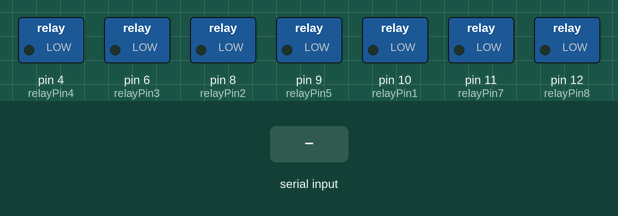
The sketch below on a simulated Arduino Uno, built with avr-gcc and run on an emulated ATmega328P. Parts: switched loads named in the sketch (green lamp = pin HIGH). Inputs (shaded band) come from the test bench. What the sketch prints to the serial monitor is not drawn.

Above: at 1.2 s.
1.3 s: "q" received over Serial
At 2.1 s:
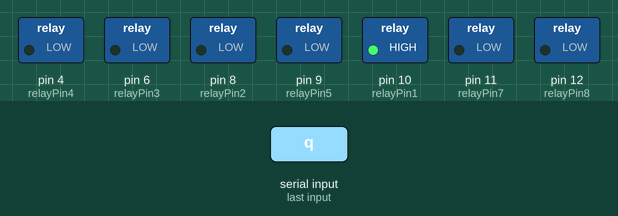
2.8 s: "w" received over Serial
At 3.3 s:
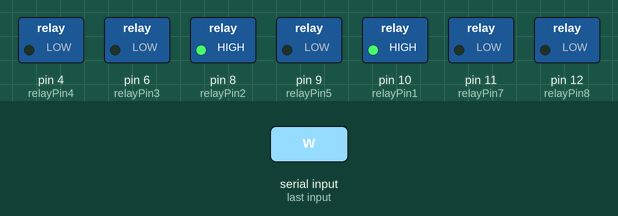
4.3 s: "a" received over Serial
At 5.5 s:
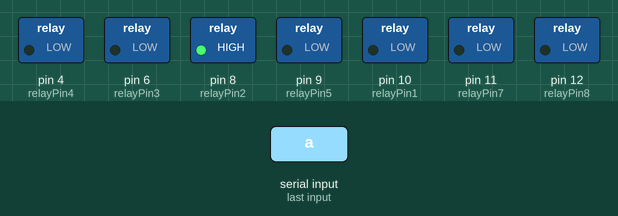
5.8 s: "e" received over Serial
At 6.8 s:
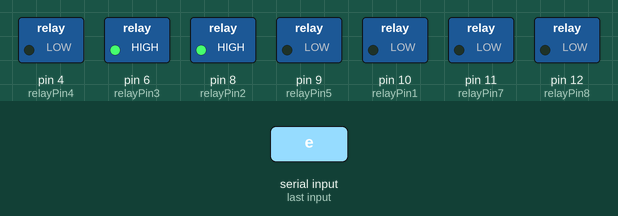
7.3 s: "s" received over Serial
At 7.9 s:
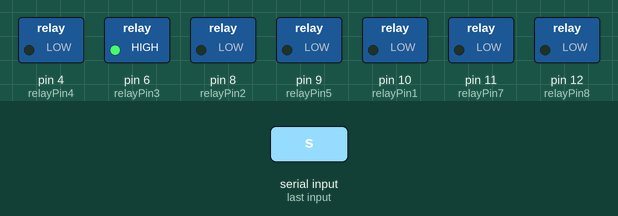
8.8 s: "r" received over Serial
At 10.2 s:
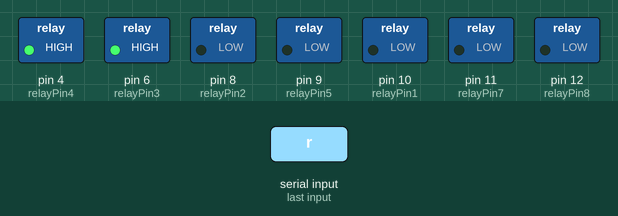
Timing chart, 0 to 11.3 s (numbered marks = the images above; inputs shaded):
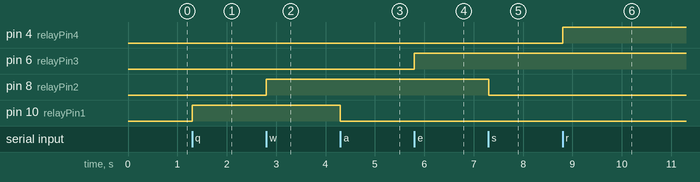

The sketch:

Relay_on_off.ino
```cpp
// (licence header left out)
#define serialno 001
#define firmver "1.0b"
#define boardtype 1   //select boardtype....

#if boardtype==1  //standrad  4ch
#define relayPin1  10
#define relayPin2  8
#define relayPin3  6
#define relayPin4  4
#define relayPin5  9      //only 8ch
#define relayPin6  10     //only 8ch
#define relayPin7  11     //only 8ch
#define relayPin8  12     //only 8ch

#elif boardtype==2  //njp  4ch
#define relayPin1  9
#define relayPin2  10
#define relayPin3  11
#define relayPin4  12
#define relayPin5  5      //only 8ch
#define relayPin6  6      //only 8ch
#define relayPin7  7      //only 8ch
#define relayPin8  8      //only 8ch

#elif boardtype==3  //standrad  8ch
#define relayPin1  5
#define relayPin2  6
#define relayPin3  7
#define relayPin4  8
#define relayPin5  9
#define relayPin6  10
#define relayPin7  11
#define relayPin8  12
#endif

int statusPin1 = 0;
int statusPin2 = 0;
int statusPin3 = 0;
int statusPin4 = 0;
int statusPin5 = 0;
int statusPin6 = 0;
int statusPin7 = 0;
int statusPin8 = 0;
int delayTime = 100;

char Key1_0 = 'q';
char Key1_1 = 'a';
char Key2_0 = "w";
char Key2_1 = "s";
char Key3_0 = "q";
char Key3_1 = "d";
char Key4_0 = "r";
char Key4_1 = "f";
char Key5_0 = 't';
char Key5_1 = 'g';
char Key6_0 = "y";
char Key6_1 = "h";
char Key7_0 = "u";
char Key7_1 = "j";
char Key8_0 = "i";
char Key8_1 = "k";

void setup() {
  // put your setup code here, to run once:
Serial.begin(9600);
  pinMode(relayPin1, OUTPUT);
  pinMode(relayPin2, OUTPUT);
  pinMode(relayPin3, OUTPUT);
  pinMode(relayPin4, OUTPUT);
  pinMode(relayPin5, OUTPUT);      //only 8ch
  pinMode(relayPin6, OUTPUT);      //only 8ch
  pinMode(relayPin7, OUTPUT);      //only 8ch
  pinMode(relayPin8, OUTPUT);      //only 8ch
}

void loop()
{
while(!Serial.available()); //시리얼로 데이터 들어올 때까지 대기
char com = Serial.read(); //들어온 데이터를 변수 com에 저장

if (boardtype==1 or boardtype==2) {
    switch(com) {
      case 'q':
      digitalWrite(relayPin1, 1) ;  statusPin1 = 1;
      delay(delayTime);
       break;
       case 'a':
       digitalWrite(relayPin1, 0) ; statusPin1 = 0;
      delay(delayTime);
       break;
       case 'w':
      digitalWrite(relayPin2, 1) ; statusPin2 = 1;
      delay(delayTime);
       break;
       case 's':
       digitalWrite(relayPin2, 0) ; statusPin2 = 0;
      delay(delayTime);
       break;
       case 'e':
       digitalWrite(relayPin3, 1) ; statusPin3 = 1;
      delay(delayTime);
       break;
       case 'd':
       digitalWrite(relayPin3, 0) ; statusPin3 = 0;
      delay(delayTime);
       break;
       case 'r':
       digitalWrite(relayPin4, 1) ; statusPin4 = 1;
      delay(delayTime);
       break;
       case 'f':
       digitalWrite(relayPin4, 0) ; statusPin4 = 0;
      delay(delayTime);
       break;
    }
  }
else {
  switch(com) {
   case 'q':
   digitalWrite(5, 1) ;  statusPin1 = 1;
   delay(100);
   break;
   case 'a':
   digitalWrite(5, 0) ;  statusPin1 = 0;
   delay(100);
   break;
   case 'w':
   digitalWrite(6, 1) ;   statusPin2 = 1;
   delay(100);
   break;
   case 's':
   digitalWrite(6, 0) ;  statusPin2 = 0;
   delay(5);
   break;
   case 'x':
   digitalWrite(6, 1) ;   statusPin2 = 1;
   delay(100);
   digitalWrite(6, 0) ;   statusPin2 = 0;
   delay(100);
   break;
   case 'e':
   digitalWrite(7, 1) ;   statusPin3 = 1;
   delay(100);
   break;
   case 'd':
   digitalWrite(7, 0) ; statusPin3 = 0;
   delay(100);
   break;
   case 'r':
   digitalWrite(8, 1) ;   statusPin4 = 1;
   delay(100);
   break;
   case 'f':
   digitalWrite(8, 0) ;  statusPin4 = 0;
   delay(100);
   break;

   case 't':
   digitalWrite(9, 1) ;   statusPin5 = 1;
   delay(100);
   break;
   case 'g':
   digitalWrite(9, 0) ;  statusPin5 = 0;
   delay(100);
   break;
   case 'y':
   digitalWrite(10, 1) ;   statusPin6 = 1;
   delay(100);
   digitalWrite(10, 0) ;  statusPin6 = 0;
   delay(10);
   break;
   case 'h':
   digitalWrite(10, 0) ; statusPin6 = 0;
   delay(100);
   break;
   case 'u':
   digitalWrite(11, 1) ;   statusPin7 = 1;
   delay(100);
   digitalWrite(11, 0) ;  statusPin7 = 0;
   delay(10);
   break;
   case 'j':
   digitalWrite(11, 0) ;  statusPin7 = 0;
   delay(100);
   break;
   case 'i':
   digitalWrite(12, 1) ; statusPin8 = 1;
   delay(500);
   digitalWrite(12, 0) ; statusPin8 = 0;
   delay(10);
   break;
   case 'k':
   digitalWrite(12, 0) ; statusPin8 = 0;
   delay(500);
   break;
}
}

Serial.print("(");
Serial.print(statusPin1);
Serial.print(",");
Serial.print(statusPin2);
Serial.print(",");
Serial.print(statusPin3);
Serial.print(",");
Serial.print(statusPin4);
Serial.print(",");
Serial.print(statusPin5);
Serial.print(",");
Serial.print(statusPin6);
Serial.print(",");
Serial.print(statusPin7);
Serial.print(",");
Serial.print(statusPin8);
Serial.println(")");
Serial.print(com);
}
```

Measured:
- after the input at 1.3 s, pin 10 (relayPin1): LOW → HIGH at once
- after the input at 2.8 s, pin 8 (relayPin2): LOW → HIGH at once
- after the input at 4.3 s, pin 10 (relayPin1): HIGH → LOW at once
- after the input at 5.8 s, pin 6 (relayPin3): LOW → HIGH at once
- after the input at 7.3 s, pin 8 (relayPin2): HIGH → LOW at once
- after the input at 8.8 s, pin 4 (relayPin4): LOW → HIGH at once
